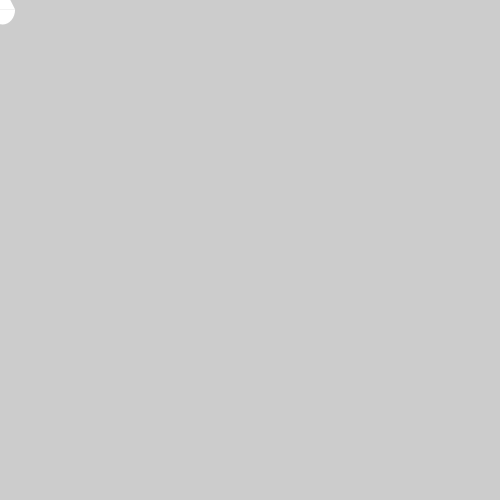
Frame 1 (no input)
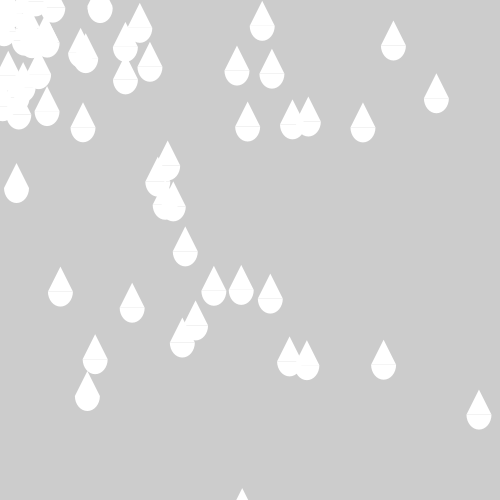
Frame 60 (the mouse pressed at the canvas centre just before this capture)
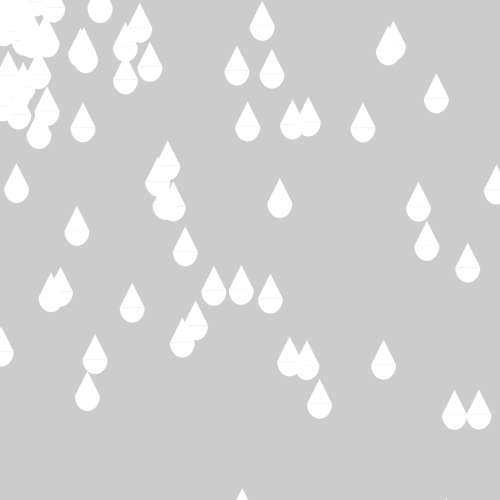
Frame 120 (the mouse held since frame 60 and released just before this capture)

The Processing sketch that drew these frames (run headless with seeded random() and noise(); from frame 60 on, the mouse is pressed at the canvas centre):

// Processing sketch: sketch_randomRain
// ── sketch_randomRain.pde

PShape teardrop, arc_, triangle_;
  int step=10;
  float middleArcX;
  float middleArcY;
  float arcWidth=25;
  float arcHeight=30;
  float randomFill=random(0,255);

void setup() {
  size(500, 500);
  middleArcX=(width/2);
  middleArcY=(height/2);
  noStroke();


}

void draw() {
  middleArcX=(width/2);
  middleArcY=(height/2);
  teardrop = createShape(GROUP);                       // Create the shape group
  teardrop.beginShape();
  arc_ = createShape(ARC, middleArcX, middleArcY, arcWidth, arcHeight, 0, PI);      
  //arc_.setFill(color(randomFill));
  triangle_ = createShape(TRIANGLE, middleArcX-(arcWidth/2), middleArcY, middleArcX, middleArcY-(1*arcWidth), middleArcX+(arcWidth/2), middleArcY); 
  //triangle_.setFill(color(randomFill));
  teardrop.addChild(arc_);                            // Add the two "child" shapes to the parent group
  teardrop.addChild(triangle_);
  //teardrop.setFill(color(0,0,0));
  teardrop.endShape();
  
  //if (middleArcX<=width && middleArcY<=height){
  shape(teardrop,(-middleArcX+ random(step)),(-middleArcY+random(step)));  
  step+=10;
  teardrop.setFill(color(0,0,0));
  //}
}
